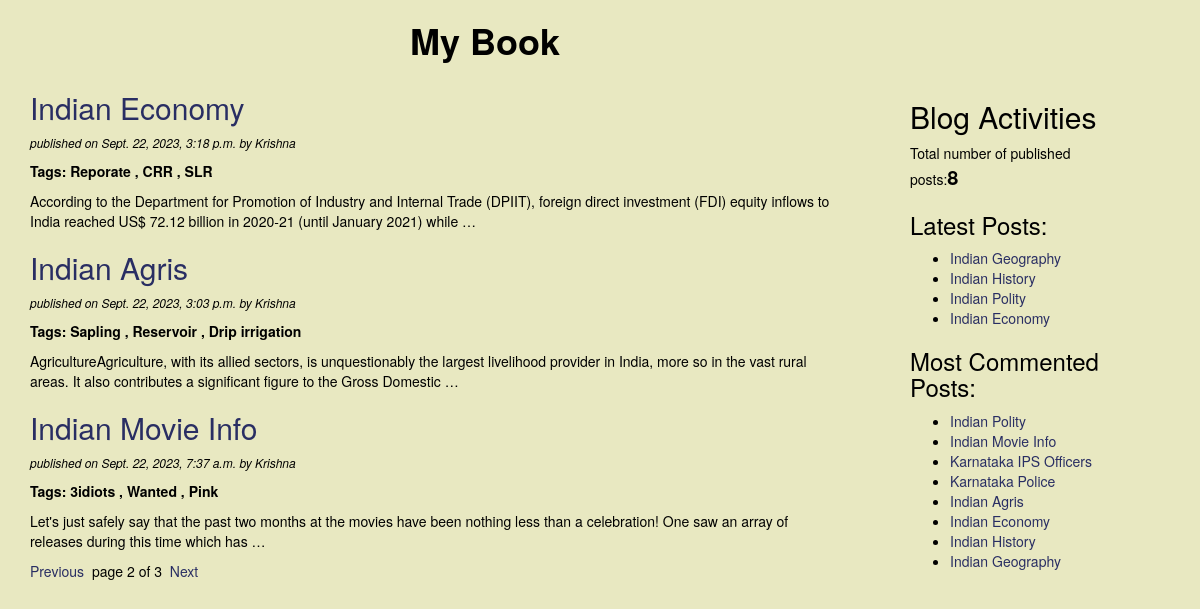
Screenshot of /?page=2 with the database file from the repository.
### blog/models.py (models this page shows, shortened)
class Post(models.Model):
    STATUS_CHOICES=(('draft','Draft'),('published','Published'))
    title=models.CharField(max_length=256)
    slug=models.SlugField(max_length=264,unique_for_date='publish')
    author=models.ForeignKey(User,related_name='blog_posts',on_delete=models.DO_NOTHING)
    body=models.TextField()
    publish=models.DateTimeField(default=timezone.now)
    created=models.DateTimeField(auto_now_add=True)
    updated=models.DateTimeField(auto_now=True)
    status=models.CharField(max_length=10,choices=STATUS_CHOICES,default='draft')
    objects=CustomManager()  #this says, dont open default manager , open custom manager
    tags=TaggableManager()
    class Meta:
        ordering=('-publish',)   # latest posts must be on top. This is single value tuple hence needs ','
    def get_absolute_url(self): #this method tells Django how to calculate canonical URL
        return reverse('post_detail',args=[self.publish.year,self.publish.strftime('%m'),self.publish.strftime('%d'),self.slug])

### blog/views.py (the view)
# urls.py: path('', views.post_list_view),
def post_list_view(request,tag_slug=None):
    post_list=Post.objects.all() # get all posts
    tag=None
    if tag_slug:
        tag=get_object_or_404(Tag,slug=tag_slug)  #Tag is model name inside taggit module (it is inbuilt module)
        post_list=post_list.filter(tags__in=[tag])
    paginator=Paginator(post_list,3) # 3 posts per page
    page_number=request.GET.get('page') # current page
    try:
        post_list=paginator.page(page_number) #provide list of posts based on page number
    except PageNotAnInteger:  #when we are not sending page num along with request.
        post_list=paginator.page(1) #in this case it displays first page
    except EmptyPage:
        post_list=paginator.page(paginator.num_pages)
    return render(request,'blog/post_list.html',{'post_list':post_list,'tag':tag})  # value of dict is object

### blog/models.py (called while the page is built)
    def get_queryset(self):
        return super().get_queryset().filter(status='published')

### blog/templatetags/blog_tags.py (called while the page is built)
@register.simple_tag      #registering function as template tag. Simple tag returns value.
def total_posts():
    return Post.objects.count()    #'Post' is model

@register.inclusion_tag('blog/latest_posts123.html')  #Response of inclusion template tag is included in latest_posts123.html
def show_latest_posts(count=4):
    latest_posts=Post.objects.order_by('-publish')[:count]   #new to old posts and only top 3
    return {'latest_posts':latest_posts}

@register.simple_tag
def get_most_commented_posts():
    return Post.objects.annotate(total_comments=Count('comments')).order_by('-total_comments')

### templates/blog/post_list.html (shortened to what this page needs)
<!DOCTYPE html>
{% extends 'blog/base.html' %}
{% block content %}
    <h1><strong>My Book</strong></h1>
    {% for post in post_list %}
        <a href="{{post.get_absolute_url}}"><h2>{{post.title}}</h2></a>
        <p id="date">published on {{post.publish}} by {{post.author|title}}</P>
        <p id="tg"><strong>Tags:
            {% for tag in post.tags.all %}
                <a href="{%url 'post_list_by_tag_name' tag.slug %}">{{tag.name}}</a>
            {%if not forloop.last %},{% endif %}
            {% endfor %}
        </strong></p>
        {{post.body|truncatewords:30|linebreaks}}
    {% endfor %}
    {% include 'blog/pagination.html' with page=post_list %}
{% endblock %}

### templates/blog/base.html (shortened to what this page needs)
<!DOCTYPE html>
{% load blog_tags %}
{% load static %}
<html lang="en">
<head>
    <link rel="stylesheet" href="https://cdn.jsdelivr.net/npm/bootstrap@3.3.7/dist/css/bootstrap.min.css">
    <link rel="stylesheet" href="{%static 'css/blog.css' %}">
</head>
<body>
    <div class="content">
        {% block content %} {%endblock %}
    </div>
    <div class="sidebar">
        <h2>Blog Activities</h2>
        <p>Total number of published posts:<span id="pc">{% total_posts %}</span></p>
        <h3>Latest Posts:</h3>{% show_latest_posts %}
        <h3>Most Commented Posts:</h3>
        {% get_most_commented_posts as most_commented_posts %}
        <ul>
            {% for post in most_commented_posts %}
            <li><a href="{{post.get_absolute_url}}">{{post.title}}</a></li>
            {% endfor %}
        </ul>
    </div>
</body>
</html>

### templates/blog/latest_posts123.html
<ul>
  {% for post in latest_posts %}
    <li><a href="{{post.get_absolute_url}}">{{post.title}}</a></li>
  {% endfor %}
</ul>

### static/css/blog.css (style rules this page uses)
.content { width:70%; float:left; padding:0 0 0 30px; color:black; }
.sidebar { width:30%; float:right; padding:10px 80px 0px 70px; color:black; margin-top:70px; }
h1 { text-align:center; padding-bottom:10px; padding-left:100px; }
body { background:#e8e8c1; }
#date { color=white; font-size:12px; font-style:italic; }
a { color:#292e63; }
#tg a { color:black; }
#pc { font-size:20px; color:black; font-weight:bold; }

### rows the page displays
Post: title "Indian Economy", publish "Sept. 22, 2023, 3:18 p.m.", author "Krishna", body "According to the Department for Promotion of Industry and Internal Trade (DPIIT), foreign direct investment (FDI) equity inflows to India reached US$ 72.12 billion in 2020-21 (until January 2021) while …"
Tag: name "Reporate"
Tag: name "CRR"
Tag: name "SLR"
Post: title "Indian Agris", publish "Sept. 22, 2023, 3:03 p.m.", author "Krishna", body "AgricultureAgriculture, with its allied sectors, is unquestionably the largest livelihood provider in India, more so in the vast rural areas. It also contributes a significant figure to the Gross Domestic …"
Tag: name "Sapling"
Tag: name "Reservoir"
Tag: name "Drip irrigation"
Post: title "Indian Movie Info", publish "Sept. 22, 2023, 7:37 a.m.", author "Krishna", body "Let's just safely say that the past two months at the movies have been nothing less than a celebration! One saw an array of releases during this time which has …"
Tag: name "3idiots"
Tag: name "Wanted"
Tag: name "Pink"
Post: title "Indian Geography"
Post: title "Indian History"
Post: title "Indian Polity"
Post: title "Karnataka IPS Officers"
Post: title "Karnataka Police"

### other values shown
{{ page.number }} "2"
{{ page.paginator.num_pages }} "3"
